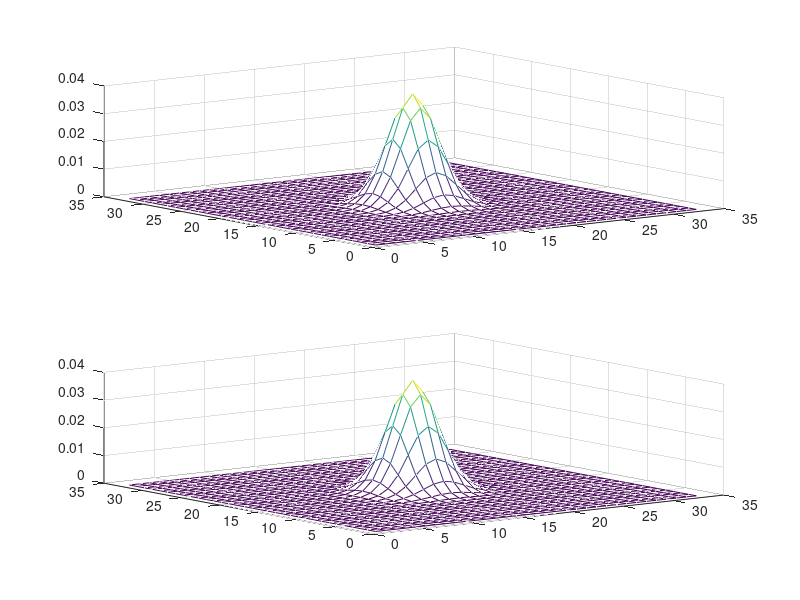

Here is the MATLAB script that generated this plot: (Note: this script raises an error after producing the figure.)
clear;
close all;

%% answer that the instruction required
% w = fspecial('gaussian', [3 3], 1.0);
% w2 = imfilter(w,w,'full');
% w3 = imfilter(w2,w,'full');
% w4 = imfilter(w3,w,'full'); 
% w_gaussian = fspecial('gaussian', [9 9], 2.0);
% 
% figure(1); title('gaussian filter: comparison');
% subplot(2,1,1); mesh(w4);
% subplot(2,1,2); mesh(w_gaussian);
% 
% 
% f = imread('testpattern1024.tif');
% 
% g1 = imfilter(f, w4);
% g2 = imfilter(f,w_gaussian);
% 
% figure(2);
% subplot(1,3,1); imshow(f); title('original');
% subplot(1,3,2); imshow(g1); title('gaussian x 4');
% subplot(1,3,3); imshow(g2); title('gaussian with same size');
% 
% 


%% the result below is same as the out; the most desired case
w = fspecial('gaussian', [9 9], 1.0);
w2 = imfilter(w,w,'full');
w3 = imfilter(w2,w,'full');
w4 = imfilter(w3,w,'full'); 
w_comp = fspecial('gaussian', [33 33], 2.0);

figure(1);
subplot(2,1,1); mesh(w4);
subplot(2,1,2); mesh(w_comp);

f = imread('testpattern1024.tif');

g1 = f;
for i=1:4
    g1 = imfilter(g1,w);
end

g2 = imfilter(f,w_comp);

figure(2);
subplot(1,3,1); imshow(f); title('original');
subplot(1,3,2); imshow(g1); title('gaussian x 4');
subplot(1,3,3); imshow(g2); title('gaussian with same size');
